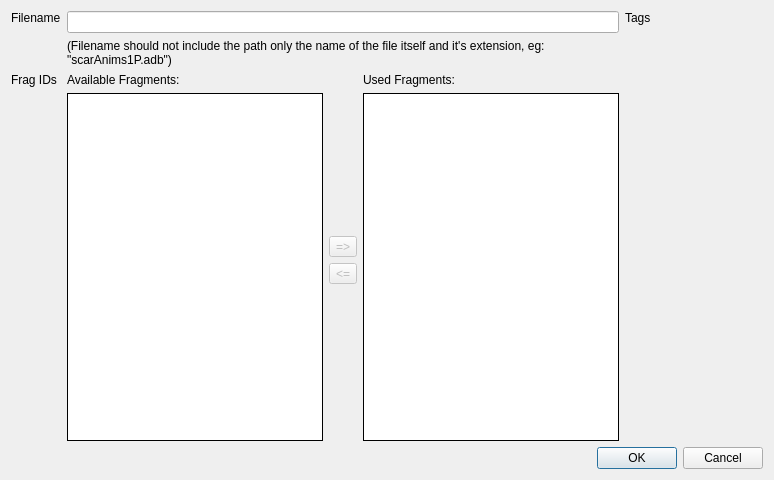
<?xml version="1.0" encoding="UTF-8"?>
<ui version="4.0">
 <class>MannNewSubADBFilterDialog</class>
 <widget class="QDialog" name="MannNewSubADBFilterDialog">
  <property name="geometry">
   <rect>
    <x>0</x>
    <y>0</y>
    <width>774</width>
    <height>480</height>
   </rect>
  </property>
  <property name="windowTitle">
   <string>New SubADB Filter</string>
  </property>
  <layout class="QVBoxLayout" name="verticalLayout_5">
   <item>
    <layout class="QHBoxLayout" name="horizontalLayout" stretch="0,1">
     <item>
      <layout class="QGridLayout" name="gridLayout_2">
       <item row="0" column="0">
        <widget class="QLabel" name="filenameLabel">
         <property name="text">
          <string>Filename</string>
         </property>
         <property name="alignment">
          <set>Qt::AlignLeading|Qt::AlignLeft|Qt::AlignTop</set>
         </property>
         <property name="buddy">
          <cstring>NAME_EDIT</cstring>
         </property>
        </widget>
       </item>
       <item row="0" column="1">
        <layout class="QVBoxLayout" name="verticalLayout_4">
         <item>
          <widget class="QLineEdit" name="NAME_EDIT">
           <property name="alignment">
            <set>Qt::AlignLeading|Qt::AlignLeft|Qt::AlignVCenter</set>
           </property>
          </widget>
         </item>
         <item>
          <widget class="QLabel" name="filenameWarningLabel">
           <property name="text">
            <string>(Filename should not include the path only the name of the file itself and it's extension, eg: &quot;scarAnims1P.adb&quot;)</string>
           </property>
           <property name="alignment">
            <set>Qt::AlignLeading|Qt::AlignLeft|Qt::AlignTop</set>
           </property>
           <property name="wordWrap">
            <bool>true</bool>
           </property>
           <property name="buddy">
            <cstring>NAME_EDIT</cstring>
           </property>
          </widget>
         </item>
        </layout>
       </item>
       <item row="1" column="0">
        <widget class="QLabel" name="fragIdsLabel">
         <property name="text">
          <string>Frag IDs</string>
         </property>
         <property name="alignment">
          <set>Qt::AlignLeading|Qt::AlignLeft|Qt::AlignTop</set>
         </property>
        </widget>
       </item>
       <item row="1" column="1">
        <layout class="QGridLayout" name="gridLayout" columnstretch="1,0,1">
         <item row="0" column="0" rowspan="4">
          <layout class="QVBoxLayout" name="verticalLayout_3" stretch="0,0">
           <item>
            <widget class="QLabel" name="availableFragmentsLabel">
             <property name="text">
              <string>Available Fragments:</string>
             </property>
             <property name="alignment">
              <set>Qt::AlignLeading|Qt::AlignLeft|Qt::AlignTop</set>
             </property>
             <property name="buddy">
              <cstring>FRAG_ID_LIST</cstring>
             </property>
            </widget>
           </item>
           <item>
            <widget class="QListView" name="FRAG_ID_LIST">
             <property name="frameShape">
              <enum>QFrame::Box</enum>
             </property>
             <property name="frameShadow">
              <enum>QFrame::Plain</enum>
             </property>
             <property name="editTriggers">
              <set>QAbstractItemView::NoEditTriggers</set>
             </property>
             <property name="selectionMode">
              <enum>QAbstractItemView::ExtendedSelection</enum>
             </property>
             <property name="uniformItemSizes">
              <bool>true</bool>
             </property>
            </widget>
           </item>
          </layout>
         </item>
         <item row="0" column="1">
          <spacer name="verticalSpacer">
           <property name="orientation">
            <enum>Qt::Vertical</enum>
           </property>
           <property name="sizeHint" stdset="0">
            <size>
             <width>20</width>
             <height>40</height>
            </size>
           </property>
          </spacer>
         </item>
         <item row="0" column="2" rowspan="4">
          <layout class="QVBoxLayout" name="verticalLayout_2" stretch="0,0">
           <item>
            <widget class="QLabel" name="usedFragmentsLabel">
             <property name="text">
              <string>Used Fragments:</string>
             </property>
             <property name="alignment">
              <set>Qt::AlignLeading|Qt::AlignLeft|Qt::AlignTop</set>
             </property>
             <property name="buddy">
              <cstring>FRAG_USED_ID_LIST</cstring>
             </property>
            </widget>
           </item>
           <item>
            <widget class="QListView" name="FRAG_USED_ID_LIST">
             <property name="frameShape">
              <enum>QFrame::Box</enum>
             </property>
             <property name="frameShadow">
              <enum>QFrame::Plain</enum>
             </property>
             <property name="editTriggers">
              <set>QAbstractItemView::NoEditTriggers</set>
             </property>
             <property name="selectionMode">
              <enum>QAbstractItemView::ExtendedSelection</enum>
             </property>
             <property name="uniformItemSizes">
              <bool>true</bool>
             </property>
            </widget>
           </item>
          </layout>
         </item>
         <item row="3" column="1">
          <spacer name="verticalSpacer_2">
           <property name="orientation">
            <enum>Qt::Vertical</enum>
           </property>
           <property name="sizeHint" stdset="0">
            <size>
             <width>20</width>
             <height>40</height>
            </size>
           </property>
          </spacer>
         </item>
         <item row="2" column="1">
          <widget class="QToolButton" name="USED2FRAG">
           <property name="enabled">
            <bool>false</bool>
           </property>
           <property name="text">
            <string>&lt;=</string>
           </property>
           <property name="autoRaise">
            <bool>false</bool>
           </property>
          </widget>
         </item>
         <item row="1" column="1">
          <widget class="QToolButton" name="FRAG2USED">
           <property name="enabled">
            <bool>false</bool>
           </property>
           <property name="text">
            <string>=&gt;</string>
           </property>
           <property name="autoRaise">
            <bool>false</bool>
           </property>
          </widget>
         </item>
        </layout>
       </item>
      </layout>
     </item>
     <item>
      <layout class="QVBoxLayout" name="verticalLayout" stretch="0,1">
       <item>
        <widget class="QLabel" name="tagsLabel">
         <property name="text">
          <string>Tags</string>
         </property>
         <property name="alignment">
          <set>Qt::AlignLeading|Qt::AlignLeft|Qt::AlignTop</set>
         </property>
         <property name="buddy">
          <cstring>TAGS_PANEL</cstring>
         </property>
        </widget>
       </item>
       <item>
        <widget class="ReflectedPropertiesPanel" name="TAGS_PANEL" native="true"/>
       </item>
      </layout>
     </item>
    </layout>
   </item>
   <item>
    <widget class="QDialogButtonBox" name="buttonBox">
     <property name="standardButtons">
      <set>QDialogButtonBox::Cancel|QDialogButtonBox::Ok</set>
     </property>
    </widget>
   </item>
  </layout>
 </widget>
 <customwidgets>
  <customwidget>
   <class>ReflectedPropertiesPanel</class>
   <extends>QWidget</extends>
   <header>Controls/ReflectedPropertyControl/ReflectedPropertiesPanel.h</header>
   <container>1</container>
  </customwidget>
 </customwidgets>
 <resources/>
 <connections/>
</ui>
